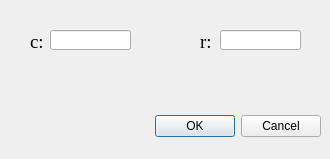
<?xml version="1.0" encoding="UTF-8"?>
<ui version="4.0">
 <class>Dialog</class>
 <widget class="QDialog" name="Dialog">
  <property name="geometry">
   <rect>
    <x>0</x>
    <y>0</y>
    <width>330</width>
    <height>159</height>
   </rect>
  </property>
  <property name="windowTitle">
   <string>幂律变换参数设置</string>
  </property>
  <widget class="QDialogButtonBox" name="buttonBox">
   <property name="geometry">
    <rect>
     <x>10</x>
     <y>110</y>
     <width>311</width>
     <height>32</height>
    </rect>
   </property>
   <property name="orientation">
    <enum>Qt::Horizontal</enum>
   </property>
   <property name="standardButtons">
    <set>QDialogButtonBox::Cancel|QDialogButtonBox::Ok</set>
   </property>
  </widget>
  <widget class="QLabel" name="label">
   <property name="geometry">
    <rect>
     <x>30</x>
     <y>32</y>
     <width>21</width>
     <height>20</height>
    </rect>
   </property>
   <property name="font">
    <font>
     <family>Times New Roman</family>
     <pointsize>14</pointsize>
    </font>
   </property>
   <property name="text">
    <string>c:</string>
   </property>
  </widget>
  <widget class="QLineEdit" name="lineEdit_c">
   <property name="geometry">
    <rect>
     <x>50</x>
     <y>30</y>
     <width>81</width>
     <height>20</height>
    </rect>
   </property>
   <property name="font">
    <font>
     <family>Times New Roman</family>
     <pointsize>14</pointsize>
    </font>
   </property>
  </widget>
  <widget class="QLineEdit" name="lineEdit_r">
   <property name="geometry">
    <rect>
     <x>220</x>
     <y>30</y>
     <width>81</width>
     <height>20</height>
    </rect>
   </property>
   <property name="font">
    <font>
     <family>Times New Roman</family>
     <pointsize>14</pointsize>
    </font>
   </property>
  </widget>
  <widget class="QLabel" name="label_2">
   <property name="geometry">
    <rect>
     <x>200</x>
     <y>32</y>
     <width>21</width>
     <height>20</height>
    </rect>
   </property>
   <property name="font">
    <font>
     <family>Times New Roman</family>
     <pointsize>14</pointsize>
    </font>
   </property>
   <property name="text">
    <string>r:</string>
   </property>
  </widget>
 </widget>
 <resources/>
 <connections>
  <connection>
   <sender>buttonBox</sender>
   <signal>accepted()</signal>
   <receiver>Dialog</receiver>
   <slot>accept()</slot>
   <hints>
    <hint type="sourcelabel">
     <x>248</x>
     <y>254</y>
    </hint>
    <hint type="destinationlabel">
     <x>157</x>
     <y>274</y>
    </hint>
   </hints>
  </connection>
  <connection>
   <sender>buttonBox</sender>
   <signal>rejected()</signal>
   <receiver>Dialog</receiver>
   <slot>reject()</slot>
   <hints>
    <hint type="sourcelabel">
     <x>316</x>
     <y>260</y>
    </hint>
    <hint type="destinationlabel">
     <x>286</x>
     <y>274</y>
    </hint>
   </hints>
  </connection>
 </connections>
</ui>
